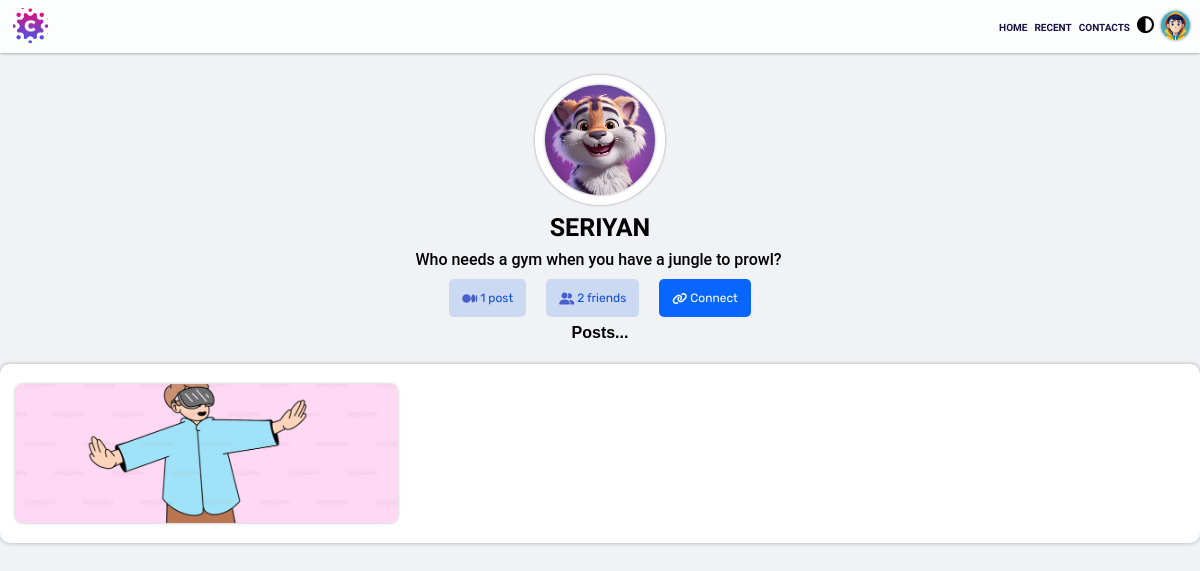
The page /checkprofile.php?useremail=ser@gmail.com (signed in) on the database its author committed.
### tables this page shows
CREATE TABLE `demodata` (
  `id` int(255) NOT NULL,
  `name` varchar(255) NOT NULL,
  `email` varchar(255) NOT NULL,
  `phone` varchar(255) NOT NULL,
  `password` varchar(255) NOT NULL,
  `cpassword` varchar(255) NOT NULL,
  `image` varchar(255) NOT NULL,
  `description` varchar(255) NOT NULL,
  `status` varchar(255) NOT NULL,
  `q_status` int(255) NOT NULL
);

CREATE TABLE `main_content` (
  `id` int(255) NOT NULL,
  `username` varchar(255) NOT NULL,
  `profileimg` varchar(255) NOT NULL,
  `video` varchar(255) NOT NULL,
  `desp` varchar(255) NOT NULL,
  `email` varchar(255) NOT NULL
);

### checkprofile.php (the view, shortened to what this page needs)
<!DOCTYPE html>
<html lang="en">
<head>
    <link rel="stylesheet" href="01.css?v=<?php echo time(); ?>">
    <link rel="stylesheet" href="https://cdnjs.cloudflare.com/ajax/libs/font-awesome/6.4.0/css/all.min.css">
</head>
<body>
    <div class="main_div">
        <form action="" method="POST" enctype="multipart/form-data">
            <div class="nav_div">
                <div class="c_logo">
                    <a href="home.php">
                        <img src="logo2_prev_ui.png" alt="logo" loading="lazy">
                    </a>
                </div>
                <div class="menu">
                    <ul>
                        <li><a href="home.php" class="dtext">home</a></li>
                        <li><a href="#" class="dtext">recent</a></li>
                        <li><a href="#" class="dtext">contacts</a></li>
                        <li>
                            <a href="#" class="dtext">
                                <i class="fa-solid fa-circle-half-stroke darkm"></i>
                            </a>
                        </li>
                        <li>
                            <a href="#">
                                <div class="profile" tooltip="profile" flow="down">
                                    <img src="<?php echo $_SESSION['pimg']; ?>" alt="profile_img">
                                </div>
                            </a>
                        </li>
                    </ul>
                </div>
            </div>
            <?php
            include 'connection.php';
            $useremail = $_GET['useremail'];
            $selectemail = "select * from demodata where email='$useremail'";
            $selectemailquery = mysqli_query($con, $selectemail);
            $useremaildata = mysqli_fetch_array($selectemailquery);
            $username = $useremaildata['name'];
            $userimg = $useremaildata['image'];
            $receiver_id = $useremaildata['id'];
            ?>
            <div class="main_profile_div">
                <div class="all_content">
                    <div class="profile_image_content">
                        <a href="#">
                            <img src="<?php echo $userimg; ?>" alt="profile_img">
                        </a>
                    </div>
                    <div class="profile_name">
                        <h2 class="up_name">
                            <?php echo $username; ?>
                        </h2>
                    </div>
                    <div class="profile_description">
                        <?php
                           include 'connection.php';
                           $des_q = "SELECT * FROM demodata WHERE email='$useremail'";
                           $query = mysqli_query($con,$des_q);
                           $res = mysqli_fetch_array($query);
                           $desp = $res['description'];
                        ?>
                        <p class="desp_pp dddd"><?php echo $desp; ?></p>
                    </div>
                    <div class="add_friend_div">
                <?php
                    $receiverId = $receiver_id;
                     $query = "SELECT COUNT(*) AS friend_count FROM friend_req
                      WHERE ((receiver_id = '$receiverId')
                      OR (sender_id = '$receiverId')) AND req_status = 'friend'";
                      $result = mysqli_query($con, $query);
                    if ($result) {
                       $row = mysqli_fetch_assoc($result);
                       $friendCount = $row['friend_count'];
                    } else {
                        $friendCount = 0;
                        echo "Error: " . mysqli_error($con);
                    }
                    $post_count_query = "SELECT COUNT(*) AS post_count FROM main_content
                      WHERE email='$useremail'";
                      $result1 = mysqli_query($con, $post_count_query);
                      if ($result1) {
                         $row1 = mysqli_fetch_assoc($result1);
                         $postcount = $row1['post_count'];
                      } else {
                          $postcount = 0;
                          echo "Error: " . mysqli_error($con);
                      }
                ?>
                        <div class="sub_add_friend" >
                            <div class="add_btn">
                                <i class="fa-brands fa-medium"></i>
                            </div>
                            <span class="c_con_text">
                                 <?php echo $postcount; ?> <?php echo ($postcount < 2) ? "post" : "posts"; ?>
                            </span>
                        </div>
                        <div class="sub_add_friend" data-user-id="<?php echo $receiver_id ?>">
                            <div class="add_btn">
                                <i class="fa-solid fa-user-group"></i>
                            </div>
                            <span class="c_con_text">
                                <?php echo $friendCount; ?> <?php echo ($friendCount < 2) ? "friend" : "friends"; ?>
                            </span>
                        </div>
                        <?php if ($useremail != $_SESSION['pemail']) { ?>
                        <div class="sub_add_friend"
                        data-sender-id="<?php echo $_SESSION['user_id']; ?>"
                        data-receiver-id="<?php echo $receiver_id; ?>" >
                            <div class="add_btn">
                                <i class="fa-solid fa-link"></i>
                            </div>
                            <span class="c_con_text">
                                Connect
                            </span>
                        </div>
                        <?php } ?>
                    </div>
                    <div class="profile_des">
                        <h3>Posts...</h3>
                    </div>
                    <div class="profile_videos_div">
                        <?php
                        include 'connection.php';
                        $email = $_GET['useremail'];
                        $videoselect = "SELECT main_content.username, main_content.email, main_content.video
                        FROM main_content JOIN demodata ON main_content.email = demodata.email
                        WHERE demodata.status = 'public' AND main_content.email = '$email'
                        ORDER BY main_content.id DESC";
                        $videoquery = mysqli_query($con, $videoselect);
                        while ($totalvideo = mysqli_fetch_array($videoquery)) {
                            ?>
                            <div class="videos">
                                <?php
                                $fileExtension = pathinfo($totalvideo['video'], PATHINFO_EXTENSION);
                                if (in_array($fileExtension, ['jpg', 'jpeg', 'png', 'gif'])) {
                                    echo '<img src="' . $totalvideo['video'] . '" alt="Image">';
                                } elseif (in_array($fileExtension, ['mp4', 'mov', 'avi'])) {
                                    echo '<video controls>';
                                    echo '<source src="' . $totalvideo['video'] . '" type="video/mp4">';
                                    echo 'Your browser does not support the video tag.';
                                    echo '</video>';
                                }
                                ?>
                            </div>
                            <?php
                        }
                        ?>
                    </div>
                </div>
            </div>
        </form>
    </div>
</body>
</html>

### rows shown on the page
demodata: image (picture), name "SERIYAN", description "Who needs a gym when you have a jungle to prowl?"
main_content: video (picture)

### other values the page prints
$postcount "1"
$friendCount "2"
